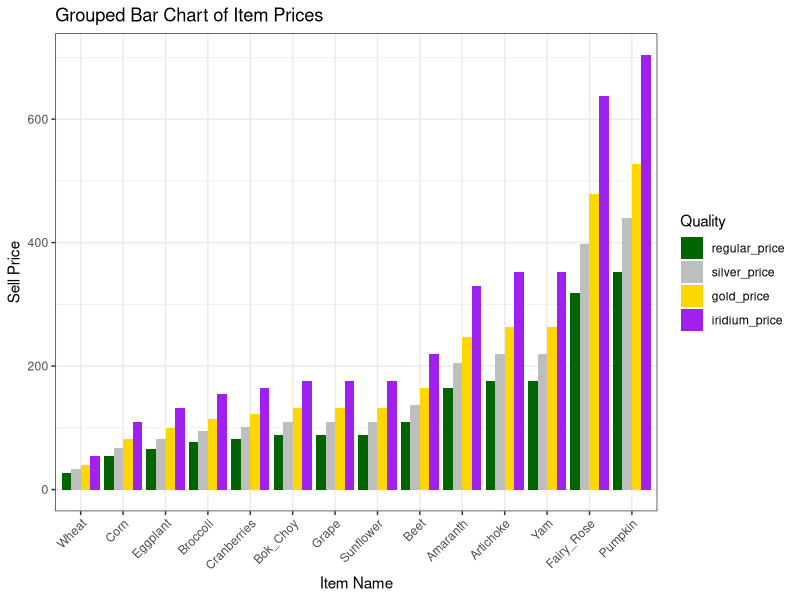

Recreate this plot in R. (Note: this script raises an error after producing the figure.)
## ---- chunk 1
knitr::opts_chunk$set(echo = TRUE)
## ---- chunk 2
library(tidyverse)
library(readr)
library(ggplot2)
## ---- chunk 3
animal_product_prices <- read_csv("animal_product_prices.csv")
crop_prices2 <- read_csv("crop_prices2.csv")
minerals_prices <- read_csv("minerals_prices.csv")
#stardew_items <- read_csv("stardew_items.csv")
## ---- chunk 4
# bar chart for crops
crop_prices2|>
  filter(sub_category == "Fall Crop")|> #This will take a input season
  mutate(item = fct_reorder(item, regular_price)) |> 
  pivot_longer(cols = regular_price:iridium_price, names_to = "quality", values_to = "sell_price")|>
  group_by(item)|>
  arrange(sell_price)|>
  mutate(quality = fct_reorder(quality, sell_price)) |> 
  ggplot(aes(x = item, y = sell_price, fill = quality)) +
  geom_bar(stat = "identity", position = "dodge") +
  scale_fill_manual(
    values = c("regular_price" = "darkgreen", "silver_price" = "grey", "gold_price" = "gold", "iridium_price" = "purple")
  )+
  labs(
    title = "Grouped Bar Chart of Item Prices",
    x = "Item Name",
    y = "Sell Price",
    fill = "Quality")+
  theme_bw() +
  theme(axis.text.x = element_text(angle = 45, hjust = 1))

# function for the bar
create_crop_barchart <-function(dataset = NULL){
  dataset|>
  mutate(item = fct_reorder(item, regular_price)) |> 
  pivot_longer(cols = regular_price:iridium_price, names_to = "quality", values_to = "sell_price")|>
  group_by(item)|>
  arrange(sell_price)|>
  mutate(quality = fct_reorder(quality, sell_price)) |> 
  ggplot(aes(x = item, y = sell_price, fill = quality)) +
  geom_bar(stat = "identity", position = "dodge") +
  scale_fill_manual(
    values = c("regular_price" = "darkgreen", "silver_price" = "grey", "gold_price" = "gold", "iridium_price" = "purple")
  )+
  labs(
    title = "Grouped Bar Chart of Item Prices",
    x = "Item Name",
    y = "Sell Price",
    fill = "Quality")+
  theme_bw() +
  theme(axis.text.x = element_text(angle = 45, hjust = 1))
}


cp2 <- crop_prices2|>
  mutate(season = str_replace(sub_category, " Crop", ""))

create_crop_barchart(cp2)

cp2|>
  filter((sub_category == "Special Crop"))

